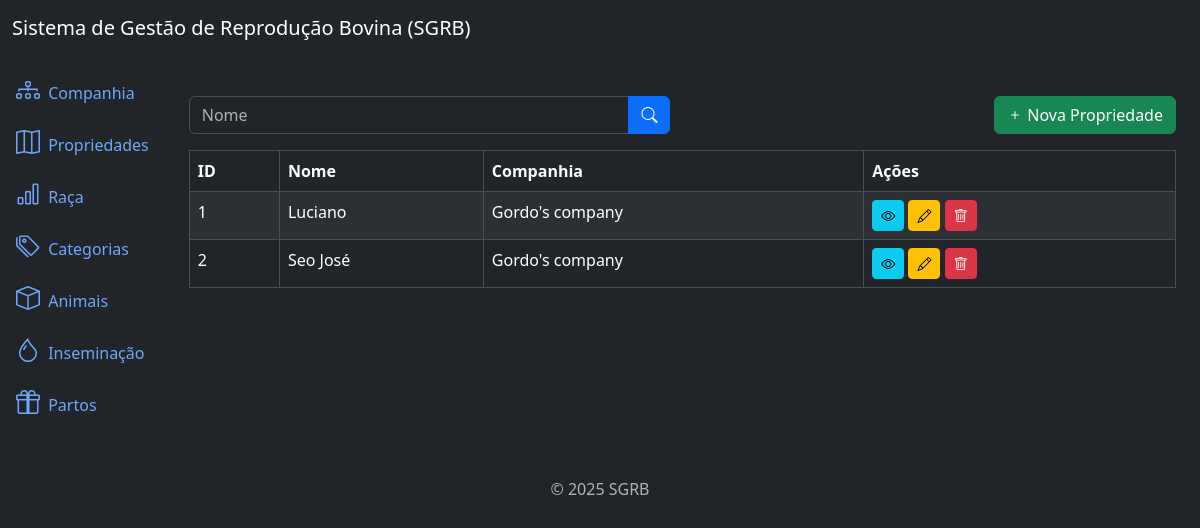
The page /farms/list/ on the database its author committed.
### farms/models.py (models this page shows, shortened)
class Farm(models.Model):
    name = models.CharField(max_length=100)
    company = models.ForeignKey(Company, on_delete=models.CASCADE, related_name="farms")  # noqa
    created_at = models.DateTimeField(auto_now_add=True)
    updated_at = models.DateTimeField(auto_now=True)

### companies/models.py (models this page shows)
class Company(models.Model):
    name = models.CharField(max_length=100)
    created_at = models.DateTimeField(auto_now_add=True)
    updated_at = models.DateTimeField(auto_now=True)
    def __str__(self):
        return self.name

### farms/views.py (the view)
# urls.py: path('farms/list/', views.FarmListView.as_view(), name='farm_list'),  # noqa
class FarmListView(ListView):
    model = models.Farm
    template_name = 'farm_list.html'
    context_object_name = 'farms'
    paginate_by = 10
    def get_queryset(self):
        queryset = super().get_queryset()
        name = self.request.GET.get('name')
        if name:
            queryset = queryset.filter(name__icontains=name)
        return queryset

### farms/templates/farm_list.html (shortened to what this page needs)
{% extends 'base.html' %}
{% block content %}
  <div class="row mb-3">
    <div class="col-md-6">
      <form method="get" action="{% url 'farm_list' %}">
        <div class="input-group">
          <input type="text" class="form-control" name="name" placeholder="Nome" value="{{ request.GET.name }}">
          <button type="submit" class="btn btn-primary">
            <i class="bi bi-search"></i>
          </button>
        </div>
      </form>
    </div>
    <div class="col-md-6">
      <a href="{% url 'farm_create' %}" class="btn btn-success float-end">
        <i class="bi bi-plus"></i> Nova Propriedade
      </a>
    </div>
  </div>
  <div class="table-responsive">
    <table class="table table-striped table-bordered">
      <thead class="thead-dark">
        <tr>
          <th>ID</th>
          <th>Nome</th>
          <th>Companhia</th>
          <th>Ações</th>
        </tr>
      </thead>
      <tbody>
        {% for farm in farms %}
          <tr>
            <td>{{ farm.id }}</td>
            <td>{{ farm.name}}</td>
            <td>{{ farm.company }}</td>
            <td>
              <a href="{% url "farm_detail" farm.id %}" class="btn btn-info btn-sm">
                <i class="bi bi-eye"></i>
              </a>
              <a href="{% url "farm_update" farm.id %}" class="btn btn-warning btn-sm">
                <i class="bi bi-pencil"></i>
              </a>
              <a href="{% url "farm_delete" farm.id %}" class="btn btn-danger btn-sm">
                <i class="bi bi-trash"></i>
              </a>
            </td>
          </tr>
        {% endfor %}
      </tbody>
    </table>
  </div>
{% endblock %}

### rows shown on the page
Farm: id "1", name "Luciano", company "Gordo's company"
Farm: id "2", name "Seo José", company "Gordo's company"
